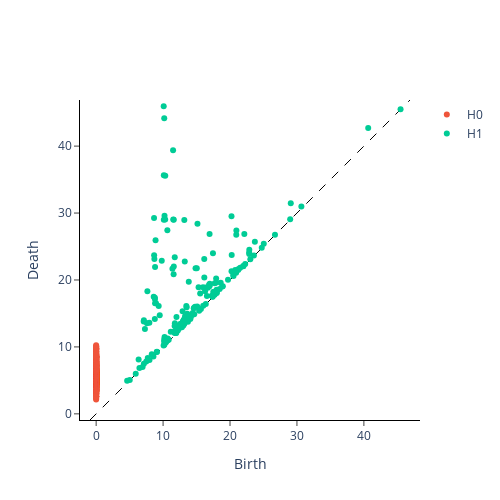

Write notebook code for a chart like this one.
### Code cell
homology_dimensions = (0,1)
VRP = VietorisRipsPersistence(homology_dimensions=homology_dimensions)
PerDiagram_cosx = VRP.fit_transform_plot(y_slug_embedded[None,:,:])

### Figure 1 — Plotly figure (JSON) as saved in the notebook; plotly's stock layout.template omitted (floating-point values rounded to 4 significant figures; data arrays with more than 128 entries replaced by an {"elided": "..."} marker saying what was removed)
{"data": [{"hoverinfo": "none", "line": {"color": "black", "dash": "dash", "width": 1}, "mode": "lines", "showlegend": false, "type": "scatter", "x": [-0.9194, 46.89], "y": [-0.9194, 46.89]}, {"hoverinfo": "text", "hovertext": {"elided": "787 str values"}, "mode": "markers", "name": "H0", "type": "scatter", "x": {"elided": "787 int values"}, "y": {"elided": "787 float values"}}, {"hoverinfo": "text", "hovertext": {"elided": "184 str values"}, "mode": "markers", "name": "H1", "type": "scatter", "x": {"elided": "184 float values"}, "y": {"elided": "184 float values"}}], "layout": {"height": 500, "plot_bgcolor": "white", "width": 500, "xaxis": {"autorange": false, "exponentformat": "e", "linecolor": "black", "linewidth": 1, "mirror": false, "range": [-0.9194, 46.89], "showexponent": "all", "showline": true, "side": "bottom", "ticks": "outside", "title": {"text": "Birth"}, "type": "linear", "zeroline": true}, "yaxis": {"autorange": false, "exponentformat": "e", "linecolor": "black", "linewidth": 1, "mirror": false, "range": [-0.9194, 46.89], "scaleanchor": "x", "scaleratio": 1, "showexponent": "all", "showline": true, "side": "left", "ticks": "outside", "title": {"text": "Death"}, "type": "linear", "zeroline": true}}}
